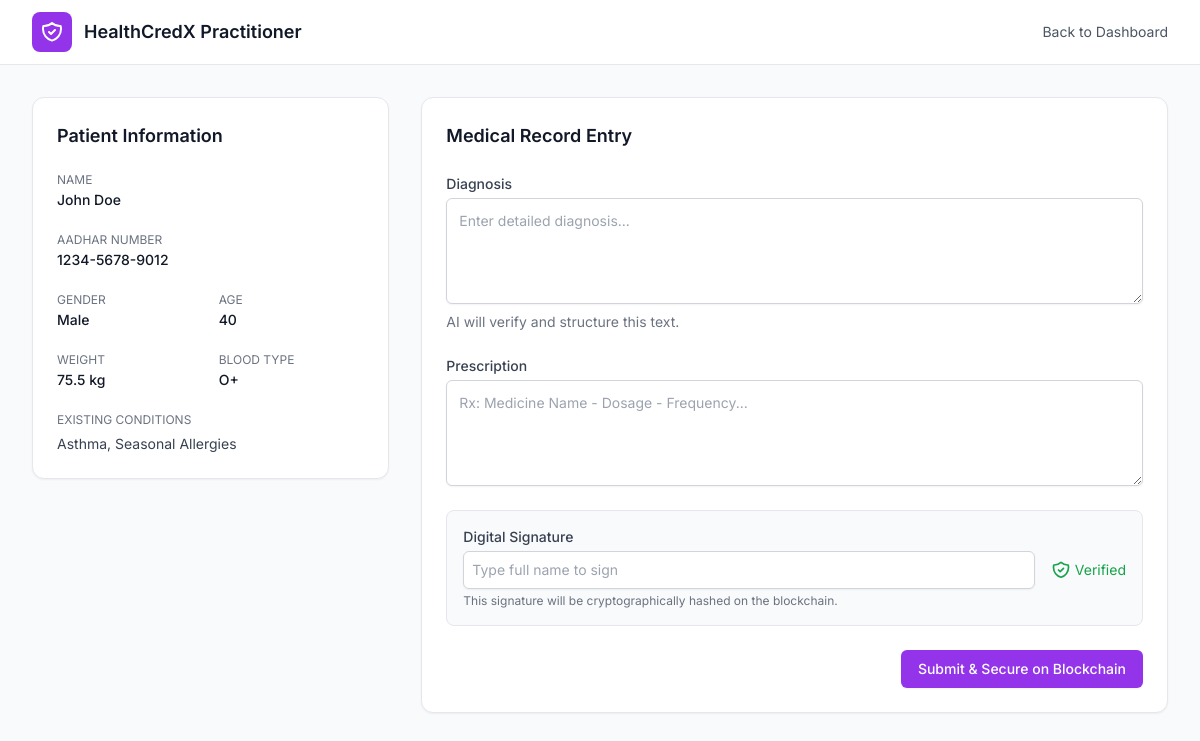
The app's page /practitioner/visit/4 (signed in) with its own data.
### tables this page shows
CREATE TABLE users (
            id INTEGER PRIMARY KEY AUTOINCREMENT,
            email TEXT UNIQUE NOT NULL,
            password TEXT NOT NULL,
            name TEXT NOT NULL,
            role TEXT NOT NULL CHECK(role IN ('practitioner', 'organization', 'admin', 'hospital', 'pharma', 'patient')),
            practitioner_type TEXT,
            organization_name TEXT,
            created_at TIMESTAMP DEFAULT CURRENT_TIMESTAMP,
            last_login TIMESTAMP
        );

CREATE TABLE patient_profiles (
            id INTEGER PRIMARY KEY AUTOINCREMENT,
            user_id INTEGER NOT NULL UNIQUE,
            aadhar_number TEXT UNIQUE,
            dob DATE,
            gender TEXT,
            blood_type TEXT,
            weight REAL,
            height REAL,
            existing_conditions TEXT,
            created_at TIMESTAMP DEFAULT CURRENT_TIMESTAMP,
            FOREIGN KEY (user_id) REFERENCES users(id)
        );

### app.py (the view, shortened to what this page needs)
@app.route('/practitioner/visit/<int:appt_id>', methods=['GET', 'POST'])
@auth.require_role('practitioner')
def practitioner_visit(appt_id):
    appointment = db.get_appointment_by_id(appt_id)
    if not appointment:
        flash('Appointment not found', 'danger')
        return redirect(url_for('practitioner_dashboard'))
    return render_template('practitioner_visit.html', appointment=appointment)

### auth.py (called while the page is built)
def get_current_user():
    if 'user_id' in session:
        return {
            'id': session['user_id'],
            'email': session['user_email'],
            'name': session['user_name'],
            'role': session['user_role'],
            'practitioner_type': session.get('practitioner_type'),
            'organization_name': session.get('organization_name')
        }
    return None

def is_authenticated():
    return 'user_id' in session

def require_role(*roles):
    def decorator(f):
        @wraps(f)
        def decorated_function(*args, **kwargs):
            if not is_authenticated():
                flash('Please log in to access this page.', 'warning')
                return redirect(url_for('login'))
            user = get_current_user()
            if user['role'] not in roles:
                flash('You do not have permission to access this page.', 'danger')
                return redirect(url_for('index'))
            return f(*args, **kwargs)
        return decorated_function
    return decorator

### database.py (called while the page is built)
def get_db():
    DB_PATH.parent.mkdir(exist_ok=True)
    conn = sqlite3.connect(DB_PATH)
    conn.row_factory = sqlite3.Row  # Access columns by name
    return conn

def get_appointment_by_id(appt_id):
    conn = get_db()
    cursor = conn.cursor()
    cursor.execute('''
        SELECT a.*,
               pat.name as patient_name,
               pat.email as patient_email,
               prof.aadhar_number,
               prof.gender,
               prof.dob,
               prof.blood_type,
               prof.weight,
               prof.height,
               prof.existing_conditions
        FROM appointments a
        JOIN users pat ON a.patient_id = pat.id
        LEFT JOIN patient_profiles prof ON pat.id = prof.user_id
        WHERE a.id = ?
    ''', (appt_id,))
    appt = cursor.fetchone()
    conn.close()
    return dict(appt) if appt else None

### templates/practitioner_visit.html (shortened to what this page needs)
<!DOCTYPE html>
<html lang="en" class="bg-gray-50">
<head>
    <script src="https://cdn.tailwindcss.com"></script>
</head>
<body>
    <header class="bg-white border-b border-gray-200">
        <nav class="max-w-7xl mx-auto px-4 sm:px-6 lg:px-8">
            <div class="flex justify-between h-16 items-center">
                <div class="flex items-center gap-3">
                    <div class="w-10 h-10 bg-purple-600 rounded-lg flex items-center justify-center">
                    </div>
                    <span class="text-lg font-semibold text-gray-900">HealthCredX Practitioner</span>
                </div>
                <div class="flex items-center gap-3">
                    <a href="/practitioner/dashboard" class="text-sm text-gray-600 hover:text-gray-900">Back to Dashboard</a>
                </div>
            </div>
        </nav>
    </header>
    <main class="max-w-7xl mx-auto px-4 sm:px-6 lg:px-8 py-8">
        <div class="grid grid-cols-1 lg:grid-cols-3 gap-8">
            <div class="lg:col-span-1">
                <div class="bg-white border border-gray-200 rounded-xl shadow-sm p-6">
                    <h2 class="text-lg font-semibold text-gray-900 mb-4">Patient Information</h2>
                    <div class="space-y-4">
                        <div>
                            <label class="text-xs text-gray-500 uppercase">Name</label>
                            <p class="text-sm font-medium text-gray-900">{{ appointment.patient_name }}</p>
                        </div>
                        <div>
                            <label class="text-xs text-gray-500 uppercase">Aadhar Number</label>
                            <p class="text-sm font-medium text-gray-900">{{ appointment.aadhar_number or 'N/A' }}</p>
                        </div>
                        <div class="grid grid-cols-2 gap-4">
                            <div>
                                <label class="text-xs text-gray-500 uppercase">Gender</label>
                                <p class="text-sm font-medium text-gray-900">{{ appointment.gender or 'N/A' }}</p>
                            </div>
                            <div>
                                <label class="text-xs text-gray-500 uppercase">Age</label>
                                <p class="text-sm font-medium text-gray-900">
                                </p>
                            </div>
                        </div>
                        <div class="grid grid-cols-2 gap-4">
                            <div>
                                <label class="text-xs text-gray-500 uppercase">Weight</label>
                                <p class="text-sm font-medium text-gray-900">{{ appointment.weight }} kg</p>
                            </div>
                            <div>
                                <label class="text-xs text-gray-500 uppercase">Blood Type</label>
                                <p class="text-sm font-medium text-gray-900">{{ appointment.blood_type }}</p>
                            </div>
                        </div>
                        <div>
                            <label class="text-xs text-gray-500 uppercase">Existing Conditions</label>
                            <p class="text-sm text-gray-700 mt-1">{{ appointment.existing_conditions or 'None' }}</p>
                        </div>
                    </div>
                </div>
            </div>
            <div class="lg:col-span-2">
                <div class="bg-white border border-gray-200 rounded-xl shadow-sm p-6">
                    <h2 class="text-lg font-semibold text-gray-900 mb-6">Medical Record Entry</h2>
                    <form action="/practitioner/visit/{{ appointment.id }}" method="POST" class="space-y-6">
                        <div>
                            <label for="diagnosis" class="block text-sm font-medium text-gray-700">Diagnosis</label>
                            <div class="mt-1">
                                <textarea id="diagnosis" name="diagnosis" rows="4" required class="shadow-sm focus:ring-purple-500 focus:border-purple-500 block w-full sm:text-sm border-gray-300 rounded-md p-3 border" placeholder="Enter detailed diagnosis..."></textarea>
                            </div>
                            <p class="mt-2 text-sm text-gray-500">AI will verify and structure this text.</p>
                        </div>
                        <div>
                            <label for="prescription" class="block text-sm font-medium text-gray-700">Prescription</label>
                            <div class="mt-1">
                                <textarea id="prescription" name="prescription" rows="4" required class="shadow-sm focus:ring-purple-500 focus:border-purple-500 block w-full sm:text-sm border-gray-300 rounded-md p-3 border" placeholder="Rx: Medicine Name - Dosage - Frequency..."></textarea>
                            </div>
                        </div>
                        <div class="bg-gray-50 p-4 rounded-lg border border-gray-200">
                            <label for="signature" class="block text-sm font-medium text-gray-700">Digital Signature</label>
                            <div class="mt-1 flex gap-4">
                                <input type="text" id="signature" name="signature" required class="shadow-sm focus:ring-purple-500 focus:border-purple-500 block w-full sm:text-sm border-gray-300 rounded-md p-2 border" placeholder="Type full name to sign">
                                <div class="flex items-center text-green-600 text-sm">
                                    Verified
                                </div>
                            </div>
                            <p class="mt-1 text-xs text-gray-500">This signature will be cryptographically hashed on the blockchain.</p>
                        </div>
                        <div class="flex justify-end">
                            <button type="submit" class="inline-flex justify-center py-2 px-4 border border-transparent shadow-sm text-sm font-medium rounded-md text-white bg-purple-600 hover:bg-purple-700 focus:outline-none focus:ring-2 focus:ring-offset-2 focus:ring-purple-500">
                                Submit & Secure on Blockchain
                            </button>
                        </div>
                    </form>
                </div>
            </div>
        </div>
    </main>
</body>
</html>

### templates/practitioner_visit.html (style rules this page uses)
body { font-family: 'Inter', sans-serif; }

### records on screen
users: patient_name "John Doe"
patient_profiles: aadhar_number "1234-5678-9012", gender "Male", weight "75.5", blood_type "O+", existing_conditions "Asthma, Seasonal Allergies"
